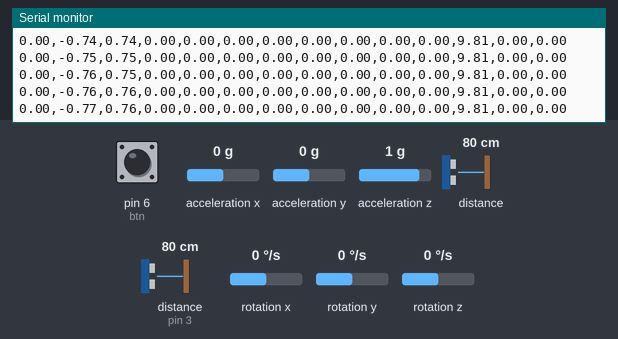
Simulated run of this sketch. Board: Arduino Uno, built with avr-gcc and run on an emulated ATmega328P. Parts: the last lines printed to the serial monitor. Wiring (inferred from the names in the program): ultrasonic range finder: trigger pin 5; echo pin 3. The test bench sets the inputs (shaded band); at power-on: acceleration x 0 g, distance to the obstacle (sensor on pin 3) 80 cm, rotation x 0 °/s, acceleration y 0 g, pin 6 (btn) HIGH, acceleration z 1 g, distance to the obstacle 80 cm, rotation y 0 °/s, rotation z 0 °/s. The echo pulse lasts 58.3 µs per cm.

Above: at 1.2 s.
1.3 s: acceleration x set to -1.4 g
At 1.34 s:
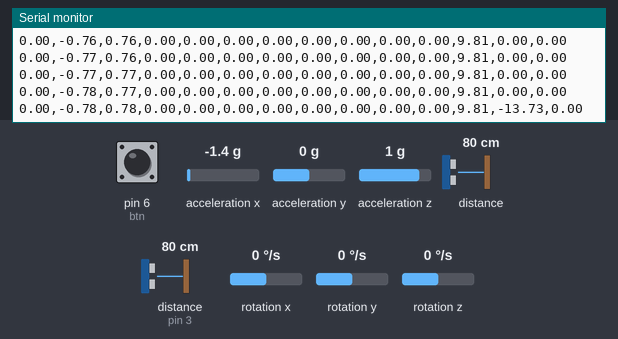
4.3 s: distance to the obstacle (sensor on pin 3) set to 299 cm
At 4.35 s:
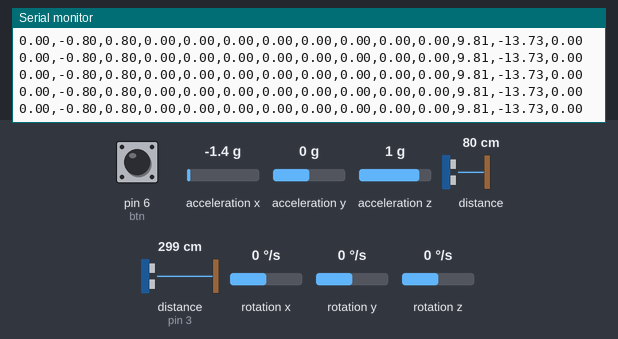
7.3 s: rotation x set to 54 °/s
At 7.34 s:
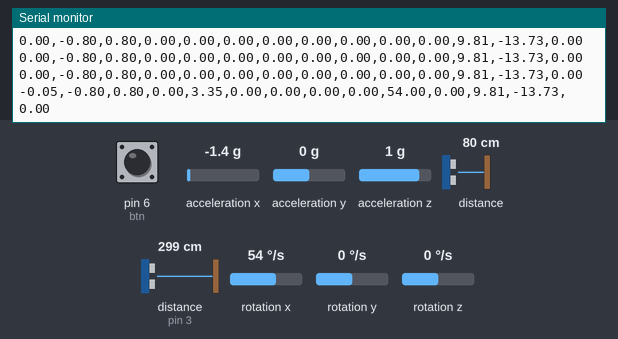
10.3 s: acceleration y set to -1.4 g
At 10.32 s:
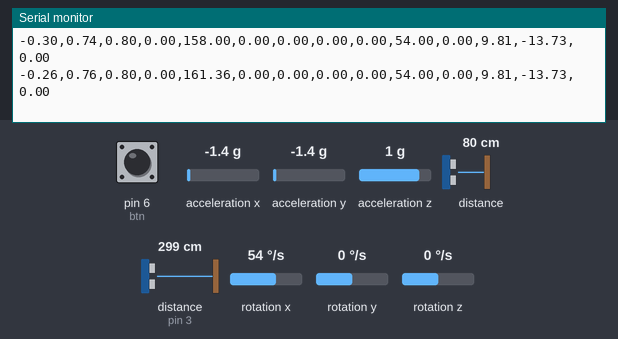
13.3 s: distance to the obstacle (sensor on pin 3) set to 120 cm
At 13.32 s:
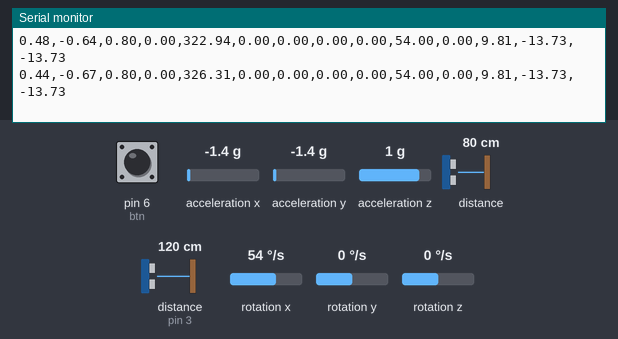
16.3 s: distance to the obstacle (sensor on pin 3) set to 2 cm
At 16.34 s:
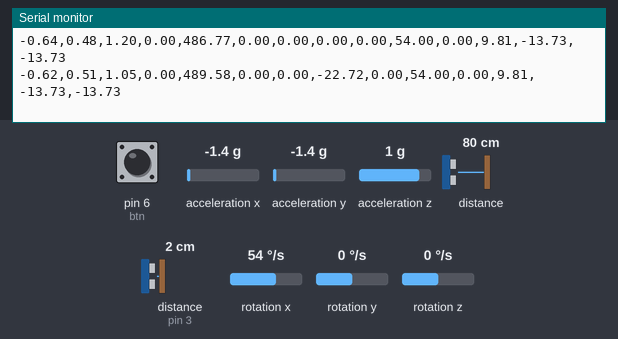
Timing chart, 0 to 19.3 s (numbered marks = the images above; inputs shaded):
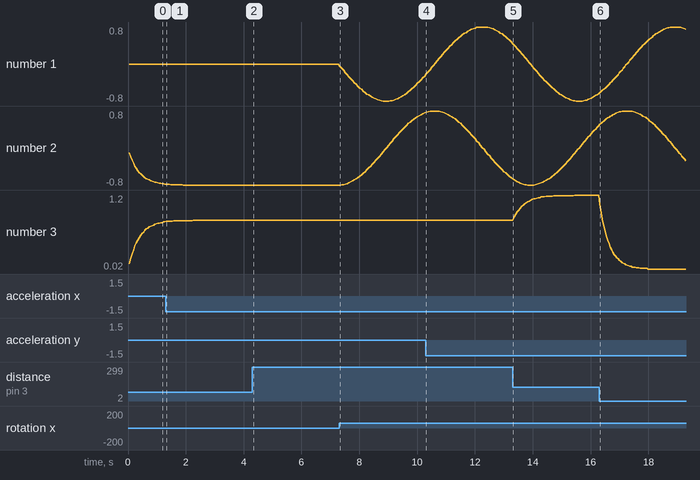

The sketch:

Accelerometer.ino
```cpp
#include "I2Cdev.h"
#include "MPU6050.h"
#include "math.h"
#include "Adafruit_VL53L0X.h"

Adafruit_VL53L0X tof = Adafruit_VL53L0X();
MPU6050 mpu(0x68);

int16_t ax, ay, az;
int16_t gx, gy, gz;
float last_gx, last_gy, last_gz, last_ax, last_ay, last_az, new_ax, new_ay, new_az, new_gx, new_gy, new_gz;
float dx, dy, dz, px, vx, steady, vdy, lastvdy, usdz, vdz, lastusdz, steadily, calculatedx, calculatedy, calculatedz;
int ldy, lastldy, reset;
long duration;
bool pressed;
double timer, elapsed, dt;
const int echo = 3;
const int trig = 5;
const int btn = 6;
double SoundSpeed = .0343;
VL53L0X_RangingMeasurementData_t measure;

//the following two comments are from me trying to do the math and are I believe very WRONG

//z changes based on x (yaw) and z (roll)
//y changes nased on y (pitch) and z (roll)

class EmaFilter { //using this bad boy again, puts exponential filter between data points so if there is a massive jump in the data it won't completely ruin everything
  public:
      EmaFilter(double alpha) : m_alpha(alpha), m_lastOutput(0.0) {}

      double Run(double input)
      {
          m_lastOutput = m_alpha * input + (1 - m_alpha) * m_lastOutput;
          return m_lastOutput;
      }
  private:
      double m_alpha;
      double m_lastOutput;
};

EmaFilter emaFilter(0.125);
EmaFilter emAFilter(0.125); //the objects hold the last few data points so I need two different objects that way they don't mix data

void setup() {
  Wire.begin();
  Serial.begin(115200); //this is a higher Baud rate so that the things run faster, I need the code to run as fast as possible so that it can be accurate. Of course it can't run too fast but the ultrasonic sensor fixes that
  while(!Serial); //Serial monitor would take too long to open and data would be thrown to the void causing the code to never actually run
  mpu.initialize();

  if(mpu.testConnection() == false){
    Serial.println("MPU6050 connection failed");
    while(mpu.testConnection() == false); //this way I don't have to redeploy, unplugging and plugging the arduino back in usually fixes it
  }
  if(!tof.begin()) { //tof stands for time of flight, the module is called a lazar ranging module but better known as a time of flight module, in my opinion it seems to be more accurate than the ultrasonic sensor
    Serial.print("VL53L0X connection failed");
    while(!tof.begin());
  }
  pinMode(trig, OUTPUT); //send data to the trigger pin
  pinMode(echo, INPUT); //recieve data from the echo pin
  pinMode(btn, INPUT_PULLUP); //initially high but if a pullup resistor changes it goes to low, recieve data
  mpu.setDLPFMode(MPU6050_DLPF_BW_20); //run as fast as possible
  mpu.setXAccelOffset(19600/8 - 3200/8 + 400/8 - 400/8); //don't mind, calibration is hard, when calibrating for some reason it automatically multiplies by about 8 so I have to divide by 8
  mpu.setYAccelOffset(-5900/8 + 1600/8 - 800/8 + 100/8);
  mpu.setZAccelOffset(-10000/8 + 1800/8 - 400/8 + 100/8);
  mpu.setXGyroOffset(610/8 + 320/8 + 160/8 + 80/4);
  mpu.setYGyroOffset(-170/8 - 100/4 + 20/8);
  mpu.setZGyroOffset(50/8 + 30/4);
  digitalWrite(trig, LOW); // if you see my previous code, I moved this here because it's redundant to run it every time if it is already LOW from the previous loop
  timer = micros(); //dt isn't 0 but also makes sure that the time it takes for the loop to start is accounted for in the math
}

void loop() {
  dt = micros() - timer; //change in time since last loop
  timer = micros();
  tof.rangingTest(&measure, false); //checks if it's ranging properly, put true to get an actual value
  ldy = measure.RangeMilliMeter; //I lost track of variables because I kept adding and removing variables that were technically the same thing after realizing how inaccurate the mpu is so ldy stands for lazar distance y
  reset = digitalRead(btn); //if the button is pressed reset will be LOW, else HIGH

  if (reset == LOW && pressed == false) { //including the boolean "pressed" so that it doesn't keep resetting while the button is pressed, idk if this was a good idea and it might actually be better if it didn't have it but for safety I'm keeping it
    pressed = true;
    dx -= dx; //the same as just setting it to 0 idk why I did it this way but it made sense in my head at the time of coding it
    dy -= dy;
    dz -= dz;
  }
  else if (reset == HIGH && pressed == true) pressed = false;


  if (ldy > 2000 || ldy < 50) ldy = steady; //the approximate minimum value of 50 comes from what it was reading when I was touch the sensor and 2000 is an arbitrary number that is less than its out of bounds return value of ~8000 but greater than any value I will probably have it read
  else {
    steady = emaFilter.Run(ldy); // make sure there are no random huge jumps while not allowing 0 to be added to the filter nor the same number to clutter the filter
  }

  if (dt != 0) {
    vdy = ((ldy - lastldy)) / (dt / 1000); //change in distance over change in time, a simple "AROC" or average rate of change equation
  }
  if (fabs(vdy) < .25) vdy = 0; //it jitters a lot, this removes that small bit of noise from say my slight hand shaking while testing

  lastvdy = vdy;
  lastldy = ldy;
  digitalWrite(trig, HIGH); //Send signals (sends 8)
  delayMicroseconds(10); //necessary for the ultrasonic sensor to have time to get enough data that it knows the distance, it does not use just one data point for each value it sends to the code
  digitalWrite(trig, LOW); //Stop sending

  duration = pulseIn(echo, HIGH, 20000); //the 20 ms time cap seems to censor out out of range things which is fantastic, the final number is the cap in how long it will wait for a wave to come back in microseconds, echo is just which pin, HIGH means it's reading when ECHOs high
  usdz = SoundSpeed * duration / 2 / 100; //some math to turn time into distance, since we know how fast the wave is traveling at


  vdz = (usdz - lastusdz) / (dt / 1000000); //usdz stands for ultrasonic sensor distance Z, vdZ does not account for rotation
  lastusdz = usdz;

  if (fabs(vdz) < .15) vdz = 0; //a deadband to ignore slight shakes like before
  if (usdz != 0 && usdz < 2) { //filter out 0, in reality I could probably ignore when it is less than 5 centimeters or .05 since that's about what touching it gets but when you actually touch it it jumps to its max value so
    steadily = emAFilter.Run(usdz);
  }

  mpu.getMotion6(&ax, &ay, &az, &gx, &gy, &gz); //this gets all 6 axes that the mpu can get without a magnetometer attached to it
  float virtual_x = az / 16384.0 * 9.81; // the division converts it into g forces then the multiplication is the approximate meters per second that one g force is turning it into the SI for acceleration
  float virtual_y = ax / 16384.0 * 9.81;
  float virtual_z = ay / 16384.0 * 9.81;
  float real_gx = gz / 131.0; // turns it from raw data to degrees per second
  float real_gy = gx / 131.0;
  float real_gz = gy / 131.0;

  new_ax = sensor_reading(virtual_x); //its just a deadband that I messed up initially and was too lazy to simplify
  last_ax = virtual_x; //I had a reason for this I think it might have been velocity I don't remember
  virtual_x = new_ax;
  new_ay = sensor_reading(virtual_y);
  last_ay = virtual_y;
  virtual_y = new_ay;
  new_az = sensor_reading(virtual_z);
  last_az = virtual_z;
  virtual_z = new_az;
  new_gx = dps(real_gx);
  last_gx = real_gx;
  real_gx = new_gx;
  new_gy = dps(real_gy);
  last_gy = real_gy;
  real_gy = new_gy;
  new_gz = dps(real_gz);
  last_gz = real_gz;
  real_gz = new_gz;

  if (fabs(real_gx) > 0) {
    dx += (real_gx * dt / 1000000.0); //dt is in microseconds and I need it to be in seconds. Degrees adds the integral of the degrees per second over the time it takes for one loop to happen
  }

  if (fabs(real_gy) > 0) {
    dy += (real_gy * dt / 1000000.0);
  }

  if (fabs(real_gz) > 0) {
    dz += (real_gz * dt / 1000000.0);
  }

  if (fabs(virtual_x) > 0) {
    vx += (virtual_x * dt / 1000000.0); //this was super innacurate and is left here to show I tried it
  }
  else{
    vx = 0;
  }
  px += (vx * dt / 1000000.0); //I am overwriting this with a flat floor assumption and 2 other sensors but since this is practice I will keep this here.
  //Basically since the IMU is a not very accurate accelerometer, velocity is basically impossible to measure because if it is moving at a steady speed, acceleration is 0, then the sensor drift filtering over 2 integrals leads to being very inaccurate.
  //I am instead bringing back the ultrasonic sensor for the left to right axis and a lazar ranging module for up and down translation. I will assume it doesn't move forward and backward unless it is rotated where I will use trigonometry to track movement in each direction. Assume a mecanum drive where it can't move up and down unless a ramp is introduced.
  //I will use the MPU6050 for acceleration and sensor delay correction but will use the 2 position sensors for position and derive them for approximate velocity

  float rz = dx * PI / 180.0; // Yaw (dx), converts from degrees to radians
  float rx = dy * PI / 180.0; // Roll (dy)
  float ry = dz * PI / 180.0; // Pitch (dz)

  float cz = cos(rx), sz = sin(rx); //this is how 3D matrices work, they aren't fun to read normally and I'm not going to try to make it easier to read. Just trust that the math is about correct, might be slightly off but it's close enough.
  float cx = cos(ry), sx = sin(ry);
  float cy = cos(rz), sy = sin(rz);

  calculatedx = (steady / 1000) * (cz * sy * sx - sz * cx) + steadily * (cz * sy * -cx + sz * sx); //this gets a steady position accounting for rotation and not just trusting that the sensor will always get the axis I set it to face on the breadboard

  calculatedy = -(steady / 1000) * (sz * sy * sx + cz * cx) + steadily * (-sz * sy * cx - cz * sx);

  calculatedz = -(steady / 1000) * (cy * sx) + steadily * (cy * cx); //probably should have just divided by 1000 when defining steady but oh well, steady is the lazar sensor if you don't remember and steadily is the ultrasonic sensor after they are run through the EMAfilters

  //I got lost in the math, I think it works tho0ugh

  //heres all my debugging code, it was a lot to understand exactly how it all worked

  /* Serial.print("vdy: "); Serial.println(vdy);
  Serial.println(steady / 1000);
  Serial.print("dz: "); Serial.println(steadily);
  Serial.print("vdz: "); Serial.println(vdz);
  Serial.print(virtual_x);
  Serial.print(", ");
  Serial.print(virtual_y);
  Serial.print(", ");
  Serial.print(virtual_z);
  Serial.print(", ");
  Serial.print(real_gx);
  Serial.print(", ");
  Serial.print(real_gy);
  Serial.print(", ");
  Serial.print(real_gz);
  Serial.print(", vx: ");
  Serial.print(vx);
  Serial.print(", px: ");
  Serial.print(px);
  Serial.print(", dgx: ");
  Serial.print(dx);
  Serial.print(", dgy: ");
  Serial.print(dy);
  Serial.print(", dgz: ");
  Serial.println(dz);
  Serial.print(", offsetx: "); */

  //organized data, check the other file to see why I organized it this way. It goes from position and then each derivative that I have
  Serial.print(calculatedx);
  Serial.print(",");
  Serial.print(calculatedy);
  Serial.print(",");
  Serial.print(calculatedz);
  Serial.print(",");
  Serial.print(dx);
  Serial.print(",");
  Serial.print(dy);
  Serial.print(",");
  Serial.print(dz);
  Serial.print(",");
  Serial.print(vdy);
  Serial.print(",");
  Serial.print(vdz);
  Serial.print(",");
  Serial.print(real_gx);
  Serial.print(",");
  Serial.print(real_gy);
  Serial.print(",");
  Serial.print(real_gz);
  Serial.print(",");
  Serial.print(virtual_x);
  Serial.print(",");
  Serial.print(virtual_y);
  Serial.print(",");
  Serial.println(virtual_z);
}

//I know this is redundant, it wasn't when I wrote it I just wrote it very poorly and I don't feel like going through and cleaning it up

float sensor_reading(float current) {
  if (fabs(current / 9.81) < .1) {
    return 0;
  }
  else {
    return current;
  }
}
float dps(float current) {
  if (fabs(current) < 1) {
    return 0;
  }
  else {
    return current;
  }
}

//here are my sources, plus I had to learn how processing works but if you just download (many examples) or search it up its pretty self-explanatory
//https://github.com/ElectronicCats/mpu6050/blob/master/examples/MPU6050_raw/MPU6050_raw.ino
//https://github.com/adafruit/Adafruit_VL53L0X/blob/master/examples/vl53l0x/vl53l0x.ino
```

Measured:
- after the input at 1.3 s, the serial monitor: prints a new line at once (image 1)
- after the input at 7.3 s, the serial monitor: prints a new line at once (image 3)
- plotted number 1: 0 → -0.26 after the input at 7.3 s
- plotted number 2: -0.8 → 0.76 after the input at 7.3 s
